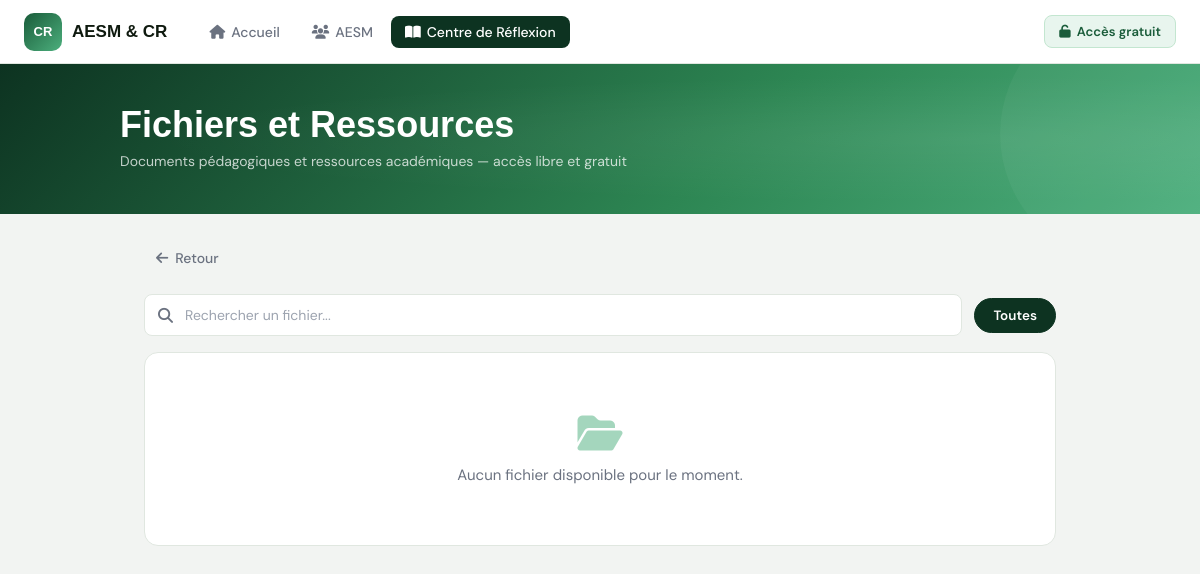
Before: /cr/list_fichier_cr/ with the older database file.
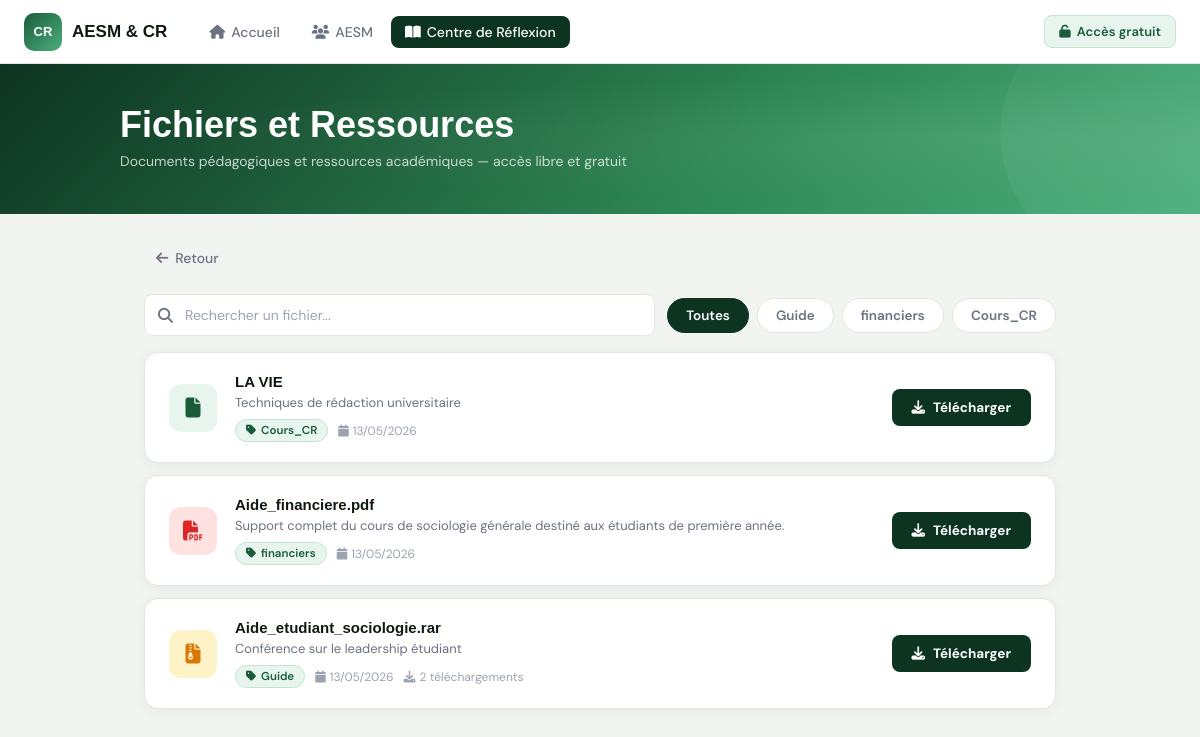
After: the same page with the newer database file.
### cr/models.py (models this page shows, shortened)
class FileCategory(models.Model):
    nom = models.CharField(
        max_length=100,
        unique=True
    )
    SECTION_CHOICES = [
        ('AESM', 'AESM'),
        ('CR', 'Centre de Réflexion'),
    ]
    section = models.CharField(max_length=10, choices=SECTION_CHOICES)

class Files(models.Model):
    SECTION_CHOICES = [
        ('AESM', 'AESM'),
        ('CR', 'Centre de Réflexion'),
    ]
    ACCESS_CHOICE = [
        ('public' , 'Publilque'),
        ('membre', 'Membre uniquement'),
        ('admin' , 'Admin')
    ]
    nom_fichier = models.CharField(max_length=100)
    section = models.CharField(max_length=10, choices=SECTION_CHOICES)
    contenu = models.CharField(max_length=100,null=True , blank=True)
    fichier = models.FileField(upload_to='fichiers/')
    date_upload = models.DateTimeField(auto_now_add=True)
    admin = models.ForeignKey(User, on_delete=models.CASCADE)
    categorie = models.ForeignKey(FileCategory,on_delete=models.SET_NULL,null=True , blank=True)
    access = models.CharField(choices=ACCESS_CHOICE , default='public')
    download_count = models.PositiveIntegerField(default=0)

### cr/views.py (the view)
def liste_fichiersView(request):
    categories = FileCategory.objects.filter(
        section='CR'
    )
    fichiers = Files.objects.filter(
        section='CR',
        access='public'
    ).order_by('-date_upload')
    return render(
        request,
        'cr/fichiers.html',
        {
            'fichiers' : fichiers,
            'categories' : categories
        }
    )

### cr/templates/cr/fichiers.html (shortened to what this page needs)
{% load static %}
<!DOCTYPE html>
<html lang="fr">
<head>
  <link rel="stylesheet" href="https://cdnjs.cloudflare.com/ajax/libs/font-awesome/6.5.0/css/all.min.css" />
  <link rel="stylesheet" href="{% static 'css/fichier_cr.css' %}" />
</head>
<body>
  <nav class="navbar">
    <div class="navbar-left">
      <a class="brand" href="{% url 'home' %}">
        <div class="brand-icon">CR</div>
        AESM &amp; CR
      </a>
      <div class="nav-links">
        <a href="{% url 'home' %}"><i class="fa fa-house"></i> Accueil</a>
        <a href="{% url 'dashboardAesm' %}"><i class="fa fa-users"></i> AESM</a>
        <a href="{% url 'dashboardCr' %}" class="active"><i class="fa fa-book-open"></i> Centre de Réflexion</a>
      </div>
    </div>
    <div class="badge-free"><i class="fa fa-unlock"></i> Accès gratuit</div>
  </nav>
  <div class="hero">
    <div class="hero-content">
      <h1>Fichiers et Ressources</h1>
      <p>Documents pédagogiques et ressources académiques — accès libre et gratuit</p>
    </div>
  </div>
  <div class="page-wrap">
    <a class="back-link" href="{% url 'dashboardCr' %}">
      <i class="fa fa-arrow-left"></i> Retour
    </a>
    <div class="filter-row">
      <div class="search-wrap">
        <input type="text" id="searchInput" placeholder="Rechercher un fichier..." autocomplete="off" />
      </div>
      <div class="cat-pills">
        <button class="cat-pill active" data-id="all">Toutes</button>
        {% for cat in categories %}
        <button class="cat-pill" data-id="{{ cat.id }}">{{ cat.nom }}</button>
        {% endfor %}
      </div>
    </div>
    <div id="fileContainer">
      {% for f in fichiers %}
      {% with nom=f.nom_fichier|lower %}
      <div class="file-card"
           data-name="{{ f.nom_fichier|lower }}"
           data-desc="{{ f.contenu|lower }}"
           data-category="{{ f.categorie.id }}">
        <div class="file-icon
          {% if '.pdf' in nom %}pdf
          {% elif '.zip' in nom or '.rar' in nom %}zip
          {% elif '.xlsx' in nom or '.xls' in nom or '.csv' in nom %}xlsx
          {% elif '.pptx' in nom or '.ppt' in nom %}pptx
          {% elif '.docx' in nom or '.doc' in nom %}docx
          {% else %}other{% endif %}">
          <i class="fa
            {% if '.pdf' in nom %}fa-file-pdf
            {% elif '.zip' in nom or '.rar' in nom %}fa-file-zipper
            {% elif '.xlsx' in nom or '.xls' in nom or '.csv' in nom %}fa-file-excel
            {% elif '.pptx' in nom or '.ppt' in nom %}fa-file-powerpoint
            {% elif '.docx' in nom or '.doc' in nom %}fa-file-word
            {% else %}fa-file{% endif %}">
          </i>
        </div>
        <div class="file-info">
          <div class="file-name">{{ f.nom_fichier }}</div>
          {% if f.contenu %}
          <div class="file-desc">{{ f.contenu }}</div>
          {% endif %}
          <div class="file-meta">
            {% if f.categorie %}
            <span class="file-badge"><i class="fa fa-tag"></i> {{ f.categorie.nom }}</span>
            {% endif %}
            {% if f.date_upload %}
            <span class="file-meta-item"><i class="fa fa-calendar"></i> {{ f.date_upload|date:"d/m/Y" }}</span>
            {% endif %}
            {% if f.download_count %}
            <span class="file-meta-item"><i class="fa fa-download"></i> {{ f.download_count }} téléchargements</span>
            {% endif %}
          </div>
        </div>
        <a href="{% url 'download_fichier' f.id %}" class="btn-download">
          <i class="fa fa-download"></i> Télécharger
        </a>
      </div>
      {% endwith %}
      {% empty %}
      <div class="empty-state">
        <i class="fa fa-folder-open"></i>
        <p>Aucun fichier disponible pour le moment.</p>
      </div>
      {% endfor %}
    </div>
  </div>
</body>
</html>

### templates/includes/favicon.html (shortened to what this page needs)
{% load static %}

Changed rows visible on the page:
added FileCategory: nom "Guide"
added FileCategory: nom "financiers"
added FileCategory: nom "Cours_CR"
added Files: nom_fichier "LA VIE", contenu "Techniques de rédaction universitaire", categorie.nom "Cours_CR", date_upload "13/05/2026"
added Files: nom_fichier "Aide_financiere.pdf", contenu "Support complet du cours de sociologie générale destiné aux étudiants de première année.", categorie.nom "financiers", date_upload "13/05/2026"
added Files: nom_fichier "Aide_etudiant_sociologie.rar", contenu "Conférence sur le leadership étudiant", categorie.nom "Guide", date_upload "13/05/2026", download_count "2"
Other visible differences:
text no longer shown: "Aucun fichier disponible pour le moment."
